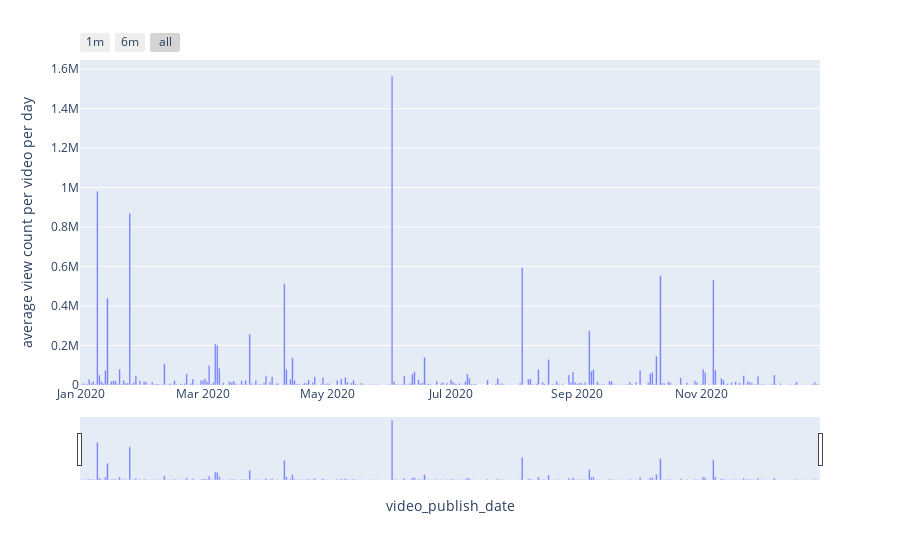

Notebook source saved alongside this figure:
### Markdown cell above
# After how long time after a video posted, how many view count per video content creators can expect?

### Code cell
fig = px.bar(data_time.set_index(keys='video_publish_date').resample('D').mean())
fig.update_layout(showlegend=False)
fig.update_xaxes(rangeslider_visible=True,
                         rangeselector=dict(buttons=list([
            dict(count=1, label="1m", step="month", stepmode="backward"),
            dict(count=6, label="6m", step="month", stepmode="backward"),
            dict(step="all")
        ]))
                )
fig.update_yaxes(title='average view count per video per day')
fig.show()

### Figure 1 — Plotly figure (JSON) as saved in the notebook; plotly's stock layout.template omitted (floating-point values rounded to 4 significant figures; data arrays with more than 128 entries replaced by an {"elided": "..."} marker saying what was removed)
{"data": [{"alignmentgroup": "True", "hovertemplate": "variable=video_view_count<br>video_publish_date=%{x}<br>value=%{y}<extra></extra>", "legendgroup": "video_view_count", "marker": {"color": "#636efa"}, "name": "video_view_count", "offsetgroup": "video_view_count", "orientation": "v", "showlegend": true, "textposition": "auto", "type": "bar", "x": {"elided": "364 str values"}, "xaxis": "x", "y": {"elided": "364 float values"}, "yaxis": "y"}], "layout": {"barmode": "relative", "legend": {"title": {"text": "variable"}, "tracegroupgap": 0}, "margin": {"t": 60}, "showlegend": false, "xaxis": {"anchor": "y", "domain": [0, 1], "rangeselector": {"buttons": [{"count": 1, "label": "1m", "step": "month", "stepmode": "backward"}, {"count": 6, "label": "6m", "step": "month", "stepmode": "backward"}, {"step": "all"}]}, "rangeslider": {"visible": true}, "title": {"text": "video_publish_date"}}, "yaxis": {"anchor": "x", "domain": [0, 1], "title": {"text": "average view count per video per day"}}}}
